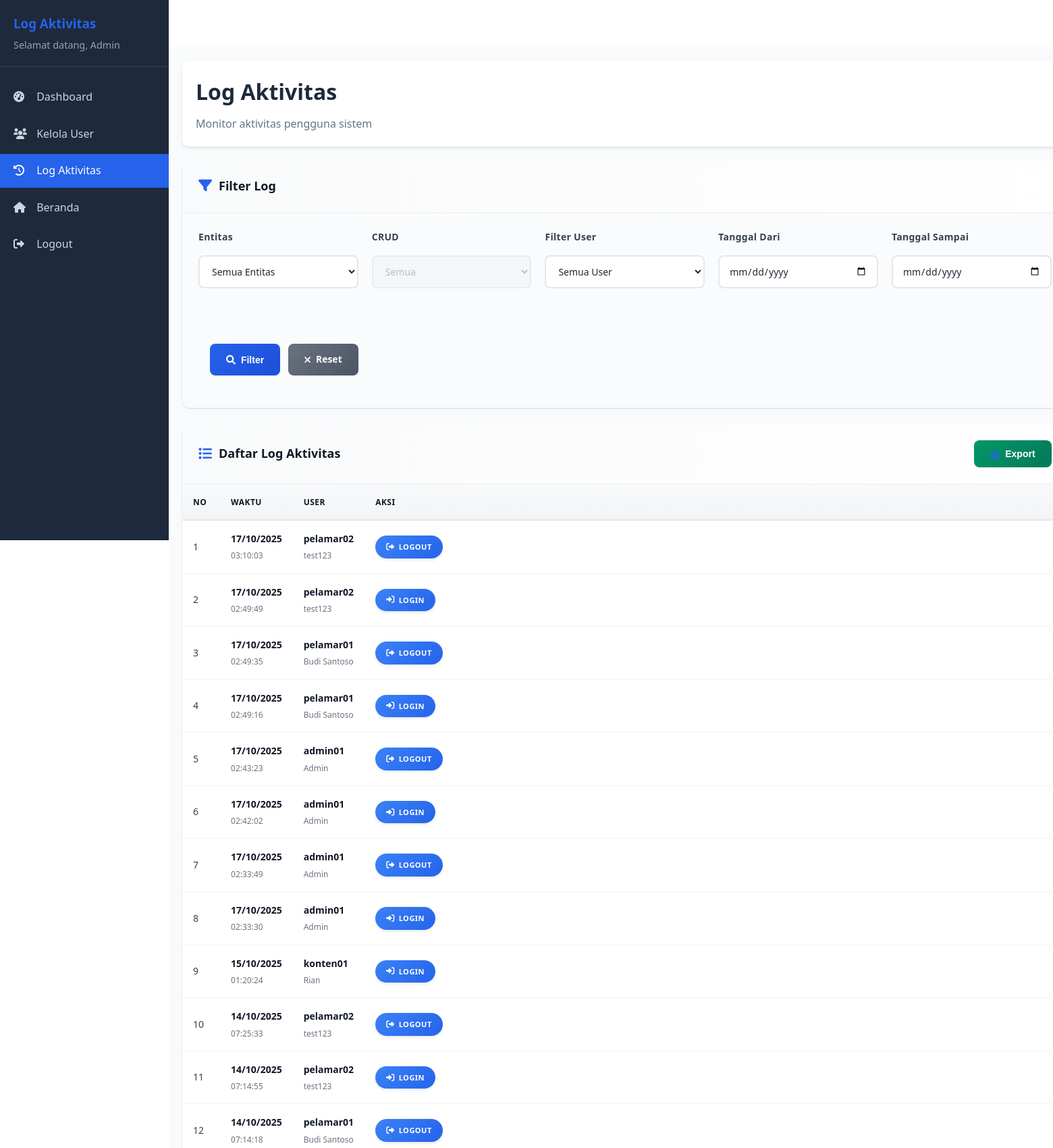
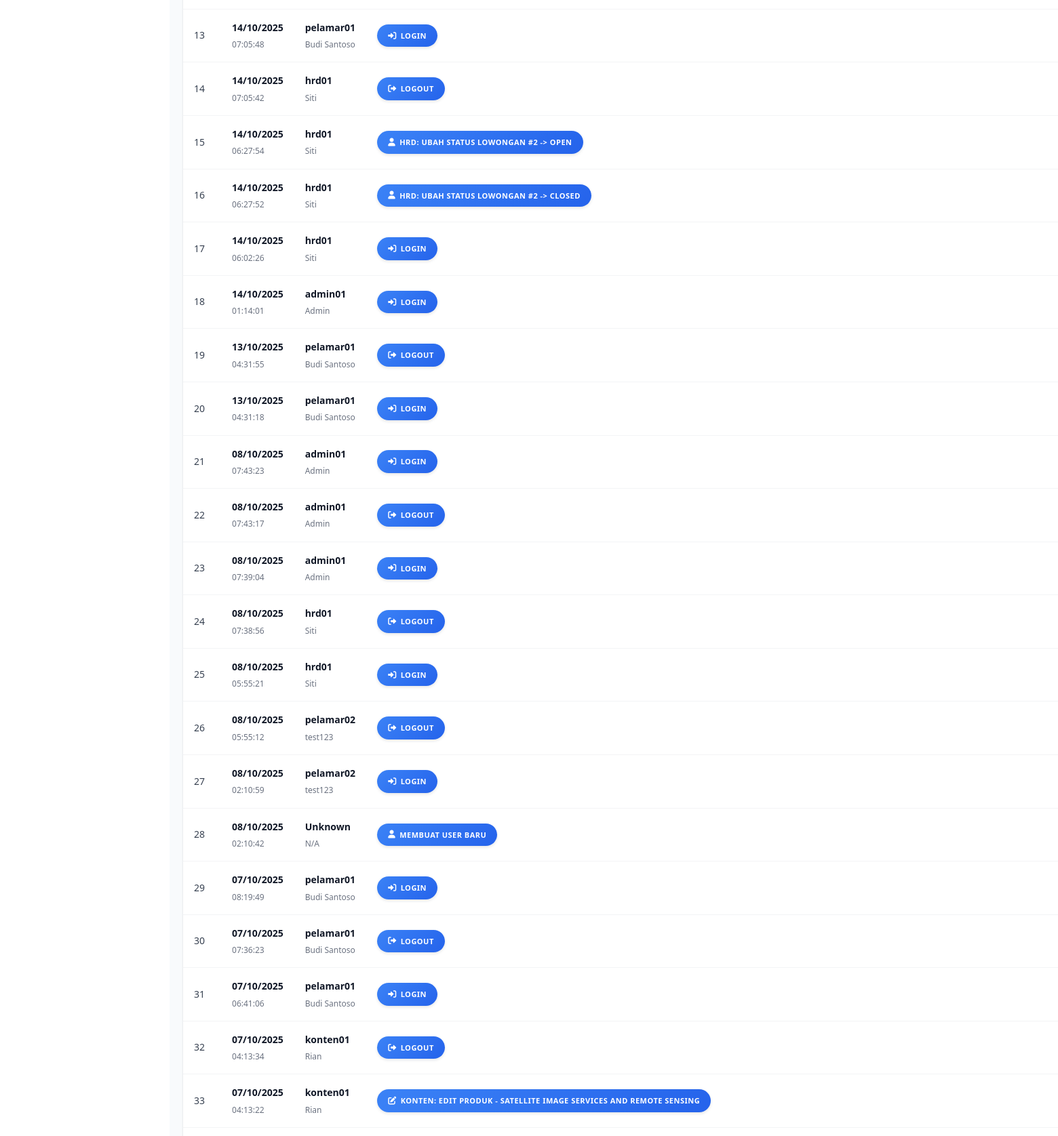
Screenshot of /admin/logs.php (signed in, upper part) with the database file from the repository (2 pictures, top to bottom).
### tables this page shows
CREATE TABLE `log_aktivitas` (
  `log_id` int NOT NULL,
  `user_id` int DEFAULT NULL,
  `action` varchar(255) NOT NULL,
  `log_time` timestamp NULL DEFAULT CURRENT_TIMESTAMP
);

CREATE TABLE `users` (
  `user_id` int NOT NULL,
  `username` varchar(50) NOT NULL,
  `password` varchar(255) NOT NULL,
  `email` varchar(100) NOT NULL,
  `full_name` varchar(100) DEFAULT NULL,
  `role` enum('admin','pelamar','hrd','konten') DEFAULT 'pelamar',
  `status` enum('active','inactive') DEFAULT 'active',
  `created_at` timestamp NULL DEFAULT CURRENT_TIMESTAMP,
  `hapus` int NOT NULL DEFAULT '0'
);

### admin/logs.php (the view, shortened to what this page needs)
<?php
require_once '../connect/koneksi.php';
$full_name = $_SESSION['full_name'];
$entity_filter = isset($_GET['entity']) ? strtolower(mysqli_real_escape_string($conn, $_GET['entity'])) : '';
$date_from     = isset($_GET['date_from']) ? mysqli_real_escape_string($conn, $_GET['date_from']) : '';
$date_to       = isset($_GET['date_to']) ? mysqli_real_escape_string($conn, $_GET['date_to']) : '';
$where_conditions = [];
$where_conditions[] = "1=1";
$where_clause = implode(' AND ', $where_conditions);
$logs_query = "SELECT l.*, u.username, u.full_name
               FROM log_aktivitas l
               LEFT JOIN users u ON l.user_id = u.user_id
               WHERE $where_clause
               ORDER BY l.log_time DESC";
$logs_result = mysqli_query($conn, $logs_query);
?>
<!DOCTYPE html>
<html lang="id">
<head>
    <link rel="stylesheet" href="../assets/css/common.css">
    <link rel="stylesheet" href="https://cdnjs.cloudflare.com/ajax/libs/font-awesome/6.0.0/css/all.min.css">
    <link rel="stylesheet" href="css/dashboard.css">
    <link rel="stylesheet" href="css/logs.css">
</head>
<body>
    <div class="dashboard-container">
        <div class="sidebar" id="sidebar">
            <div class="sidebar-header">
                <h3>Log Aktivitas</h3>
                <p>Selamat datang, <?php echo htmlspecialchars($full_name); ?></p>
            </div>
            <ul class="sidebar-menu">
                <li><a href="dashboard.php"><i class="fas fa-tachometer-alt"></i> Dashboard</a></li>
                <li><a href="users.php"><i class="fas fa-users"></i> Kelola User</a></li>
                <li><a href="logs.php" class="active"><i class="fas fa-history"></i> Log Aktivitas</a></li>
                <li><a href="../index.php"><i class="fas fa-home"></i> Beranda</a></li>
                <li><a href="../logout.php"><i class="fas fa-sign-out-alt"></i> Logout</a></li>
            </ul>
        </div>
        <div class="main-content">
            <div class="dashboard-header">
                <h1>Log Aktivitas</h1>
                <p>Monitor aktivitas pengguna sistem</p>
            </div>
            <div class="card">
                <div class="card-header">
                    <h3><i class="fas fa-filter"></i> Filter Log</h3>
                </div>
                <div class="filter-form">
                    <form method="GET" class="filter-grid">
                        <div class="form-group">
                            <label for="entity">Entitas</label>
                            <select id="entity" name="entity">
                                <option value="">Semua Entitas</option>
                            </select>
                        </div>
                        <div class="form-group">
                            <label for="crud">CRUD</label>
                            <select id="crud" name="crud" <?php echo $entity_filter ? '' : 'disabled'; ?>>
                                <option value="">Semua</option>
                            </select>
                        </div>
                        <div class="form-group">
                            <label for="user_id">Filter User</label>
                            <select id="user_id" name="user_id">
                                <option value="">Semua User</option>
                            </select>
                        </div>
                        <div class="form-group">
                            <label for="date_from">Tanggal Dari</label>
                            <input type="date" id="date_from" name="date_from" value="<?php echo $date_from; ?>">
                        </div>
                        <div class="form-group">
                            <label for="date_to">Tanggal Sampai</label>
                            <input type="date" id="date_to" name="date_to" value="<?php echo $date_to; ?>">
                        </div>
                        <div class="form-group filter-buttons">
                            <label>&nbsp;</label>
                            <div class="button-group">
                                <button type="submit" class="btn btn-primary">
                                    <i class="fas fa-search"></i> Filter
                                </button>
                                <a href="logs.php" class="btn btn-secondary">
                                    <i class="fas fa-times"></i> Reset
                                </a>
                            </div>
                        </div>
                    </form>
                </div>
            </div>
            <div class="card">
                <div class="card-header">
                    <h3><i class="fas fa-list"></i> Daftar Log Aktivitas</h3>
                    <div class="export-section">
                        <button class="btn btn-success" onclick="exportLogs()">
                            <i class="fas fa-download"></i> Export
                        </button>
                    </div>
                </div>
                <div class="logs-table">
                    <table>
                        <thead>
                            <tr>
                                <th>No</th>
                                <th>Waktu</th>
                                <th>User</th>
                                <th>Aksi</th>
                            </tr>
                        </thead>
                        <tbody>
                            <?php if (mysqli_num_rows($logs_result) > 0): ?>
                                <?php $no = 1; ?>
                                <?php while ($log = mysqli_fetch_assoc($logs_result)): ?>
                                    <tr>
                                        <td><?php echo $no++; ?></td>
                                        <td>
                                            <div class="log-time">
                                                <div class="date"><?php echo date('d/m/Y', strtotime($log['log_time'])); ?></div>
                                                <div class="time"><?php echo date('H:i:s', strtotime($log['log_time'])); ?></div>
                                            </div>
                                        </td>
                                        <td>
                                            <div class="user-info">
                                                <div class="username"><?php echo htmlspecialchars($log['username'] ?: 'Unknown'); ?></div>
                                                <div class="full-name"><?php echo htmlspecialchars($log['full_name'] ?: 'N/A'); ?></div>
                                            </div>
                                        </td>
                                        <td>
                                            <span class="action-badge action-<?php echo strtolower($log['action']); ?>">
                                                <i class="fas fa-<?php echo getActionIcon($log['action']); ?>"></i>
                                                <?php echo htmlspecialchars($log['action']); ?>
                                            </span>
                                        </td>
                                    </tr>
                                <?php endwhile; ?>
                            <?php else: ?>
                                <tr>
                                    <td colspan="4" class="text-center">Tidak ada data log</td>
                                </tr>
                            <?php endif; ?>
                        </tbody>
                    </table>
                </div>
            </div>
        </div>
    </div>
</body>
</html>
<?php
function getActionIcon($action)
{
    $action_lower = strtolower($action);
    if (strpos($action_lower, 'login') !== false) return 'sign-in-alt';
    if (strpos($action_lower, 'logout') !== false) return 'sign-out-alt';
    if (strpos($action_lower, 'tambah') !== false || strpos($action_lower, 'create') !== false) return 'plus';
    if (strpos($action_lower, 'edit') !== false || strpos($action_lower, 'update') !== false) return 'edit';
    if (strpos($action_lower, 'hapus') !== false || strpos($action_lower, 'delete') !== false) return 'trash';
    if (strpos($action_lower, 'lihat') !== false || strpos($action_lower, 'view') !== false) return 'eye';
    return 'user';
}
?>

### assets/css/common.css (style rules this page uses)
* { margin: 0; padding: 0; box-sizing: border-box; }
body { font-family: "Segoe UI", Tahoma, Geneva, Verdana, sans-serif; line-height: 1.6; color: #333; background-color: #ffffff; padding-top: 70px; }
.btn-primary { background: #2563eb; color: white; padding: 12px 24px; border: none; border-radius: 6px; font-size: 1rem; font-weight: 600; cursor: pointer; text-decoration: none; display: inline-block; transition: all 0.3s ease; }
.btn-secondary { background: transparent; color: #2563eb; padding: 12px 24px; border: 2px solid #2563eb; border-radius: 6px; font-size: 1rem; font-weight: 600; cursor: pointer; text-decoration: none; display: inline-block; transition: all 0.3s ease; }
.form-group { margin-bottom: 1.5rem; }
.form-group label { display: block; margin-bottom: 0.5rem; font-weight: 600; color: #374151; }
.form-group input, .form-group select, .form-group textarea { width: 100%; padding: 12px; border: 2px solid #e5e7eb; border-radius: 6px; font-size: 1rem; transition: border-color 0.3s ease; }

### admin/css/dashboard.css (style rules this page uses)
.dashboard-container { display: flex; min-height: 100vh; }
.sidebar { width: 250px; background: #1e293b; color: white; padding: 20px 0; position: fixed; top: 0; left: 0; height: 100vh; overflow-y: auto; transition: left 0.3s ease; z-index: 1000; }
.sidebar-header { padding: 0 20px 20px; border-bottom: 1px solid #334155; margin-bottom: 20px; }
.sidebar-header h3 { color: #2563eb; margin-bottom: 5px; }
.sidebar-header p { color: #94a3b8; font-size: 0.9rem; }
.sidebar-menu { list-style: none; padding: 0; }
.sidebar-menu li { margin-bottom: 5px; }
.sidebar-menu a { display: block; padding: 12px 20px; color: #cbd5e1; text-decoration: none; transition: all 0.3s ease; }
.sidebar-menu a:hover, .sidebar-menu a.active { background: #2563eb; color: white; }
.sidebar-menu i { margin-right: 10px; width: 20px; }
.main-content { flex: 1; margin-left: 250px; padding: 20px; background: #f8fafc; }
.dashboard-header { background: white; padding: 20px; border-radius: 10px; box-shadow: 0 2px 4px rgba(0, 0, 0, 0.1); margin-bottom: 20px; }
.dashboard-header h1 { color: #1e293b; margin-bottom: 10px; }
.dashboard-header p { color: #64748b; }

### rows the page displays
log_aktivitas: log_time "17/10/2025", log_time "03:10:03", user.username "pelamar02", user.full_name "test123", action "LOGOUT"
log_aktivitas: log_time "17/10/2025", log_time "02:49:49", user.username "pelamar02", user.full_name "test123", action "LOGIN"
log_aktivitas: log_time "17/10/2025", log_time "02:49:35", user.username "pelamar01", user.full_name "Budi Santoso", action "LOGOUT"
log_aktivitas: log_time "17/10/2025", log_time "02:49:16", user.username "pelamar01", user.full_name "Budi Santoso", action "LOGIN"
log_aktivitas: log_time "17/10/2025", log_time "02:43:23", user.username "admin01", user.full_name "Admin", action "LOGOUT"
log_aktivitas: log_time "17/10/2025", log_time "02:42:02", user.username "admin01", user.full_name "Admin", action "LOGIN"
log_aktivitas: log_time "17/10/2025", log_time "02:33:49", user.username "admin01", user.full_name "Admin", action "LOGOUT"
log_aktivitas: log_time "17/10/2025", log_time "02:33:30", user.username "admin01", user.full_name "Admin", action "LOGIN"
log_aktivitas: log_time "15/10/2025", log_time "01:20:24", user.username "konten01", user.full_name "Rian", action "LOGIN"
log_aktivitas: log_time "14/10/2025", log_time "07:25:33", user.username "pelamar02", user.full_name "test123", action "LOGOUT"
log_aktivitas: log_time "14/10/2025", log_time "07:14:55", user.username "pelamar02", user.full_name "test123", action "LOGIN"
log_aktivitas: log_time "14/10/2025", log_time "07:14:18", user.username "pelamar01", user.full_name "Budi Santoso", action "LOGOUT"
log_aktivitas: log_time "14/10/2025", log_time "07:05:48", user.username "pelamar01", user.full_name "Budi Santoso", action "LOGIN"
log_aktivitas: log_time "14/10/2025", log_time "07:05:42", user.username "hrd01", user.full_name "Siti", action "LOGOUT"
log_aktivitas: log_time "14/10/2025", log_time "06:27:54", user.username "hrd01", user.full_name "Siti", action "HRD: UBAH STATUS LOWONGAN #2 -> OPEN"
log_aktivitas: log_time "14/10/2025", log_time "06:27:52", user.username "hrd01", user.full_name "Siti", action "HRD: UBAH STATUS LOWONGAN #2 -> CLOSED"
log_aktivitas: log_time "14/10/2025", log_time "06:02:26", user.username "hrd01", user.full_name "Siti", action "LOGIN"
log_aktivitas: log_time "14/10/2025", log_time "01:14:01", user.username "admin01", user.full_name "Admin", action "LOGIN"
log_aktivitas: log_time "13/10/2025", log_time "04:31:55", user.username "pelamar01", user.full_name "Budi Santoso", action "LOGOUT"
log_aktivitas: log_time "13/10/2025", log_time "04:31:18", user.username "pelamar01", user.full_name "Budi Santoso", action "LOGIN"
log_aktivitas: log_time "08/10/2025", log_time "07:43:23", user.username "admin01", user.full_name "Admin", action "LOGIN"
log_aktivitas: log_time "08/10/2025", log_time "07:43:17", user.username "admin01", user.full_name "Admin", action "LOGOUT"
log_aktivitas: log_time "08/10/2025", log_time "07:39:04", user.username "admin01", user.full_name "Admin", action "LOGIN"
log_aktivitas: log_time "08/10/2025", log_time "07:38:56", user.username "hrd01", user.full_name "Siti", action "LOGOUT"
log_aktivitas: log_time "08/10/2025", log_time "05:55:21", user.username "hrd01", user.full_name "Siti", action "LOGIN"
log_aktivitas: log_time "08/10/2025", log_time "05:55:12", user.username "pelamar02", user.full_name "test123", action "LOGOUT"
log_aktivitas: log_time "08/10/2025", log_time "02:10:59", user.username "pelamar02", user.full_name "test123", action "LOGIN"
log_aktivitas: log_time "08/10/2025", log_time "02:10:42", username "Unknown", full_name "N/A", action "MEMBUAT USER BARU"
log_aktivitas: log_time "07/10/2025", log_time "08:19:49", user.username "pelamar01", user.full_name "Budi Santoso", action "LOGIN"
log_aktivitas: log_time "07/10/2025", log_time "07:36:23", user.username "pelamar01", user.full_name "Budi Santoso", action "LOGOUT"
log_aktivitas: log_time "07/10/2025", log_time "06:41:06", user.username "pelamar01", user.full_name "Budi Santoso", action "LOGIN"
log_aktivitas: log_time "07/10/2025", log_time "04:13:34", user.username "konten01", user.full_name "Rian", action "LOGOUT"
log_aktivitas: log_time "07/10/2025", log_time "04:13:22", user.username "konten01", user.full_name "Rian", action "KONTEN: EDIT PRODUK - SATELLITE IMAGE SERVICES AND REMOTE SENSING"

### other values shown
$full_name "Admin"
